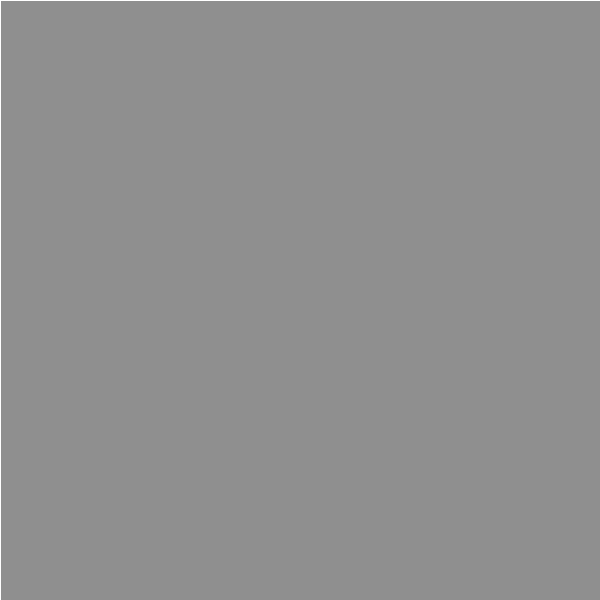
Frame 1 (no input)
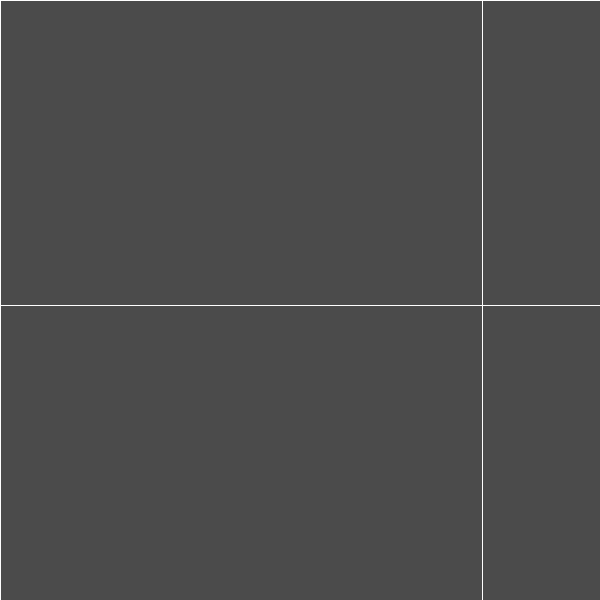
Frame 60 (no input)
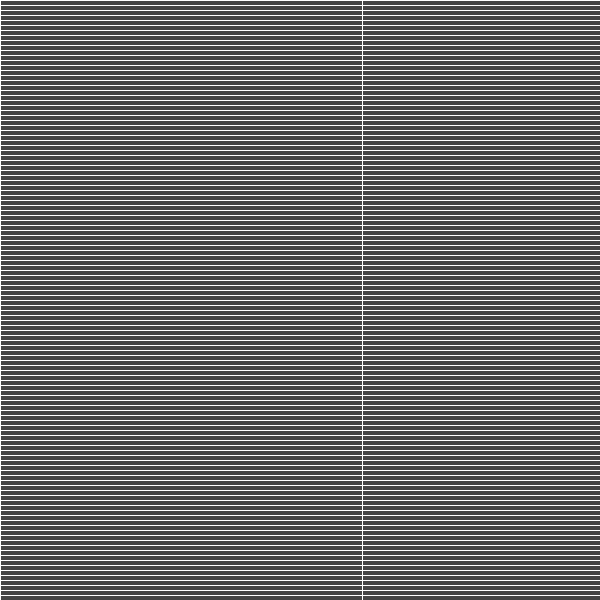
Frame 120 (the mouse pressed at the canvas centre since frame 60)

The p5.js sketch that drew these frames (run headless with seeded random() and noise() and a simulated clock; from frame 60 on, the mouse is pressed at the canvas centre):

// p5.js sketch
// ── sketch.js
// pixel grid that shrinks each frame — gridx/y decrement creates fading bands

let coff = 0.1;
let gridx, gridy;

function setup() {
  createCanvas(600, 600);
  pixelDensity(1);
  background(0);
  gridx = width;
  gridy = height;
}

function draw() {
  coff += 0.05;
  loadPixels();
  for (let x = 0; x < width; x++) {
    for (let y = 0; y < height; y++) {
      const idx = 4 * (x + y * width);
      let c;
      if (gridy * gridx !== 0 && (x % gridx === 0 || y % gridy === 0)) {
        c = 255;
      } else {
        c = noise(coff) * 255;
      }
      pixels[idx] = c;
      pixels[idx + 1] = c;
      pixels[idx + 2] = c;
      pixels[idx + 3] = 255;
    }
  }
  updatePixels();

  gridx -= 2;
  gridy -= 5;
  if (gridx <= 0 || gridy <= 0) noLoop();
}
